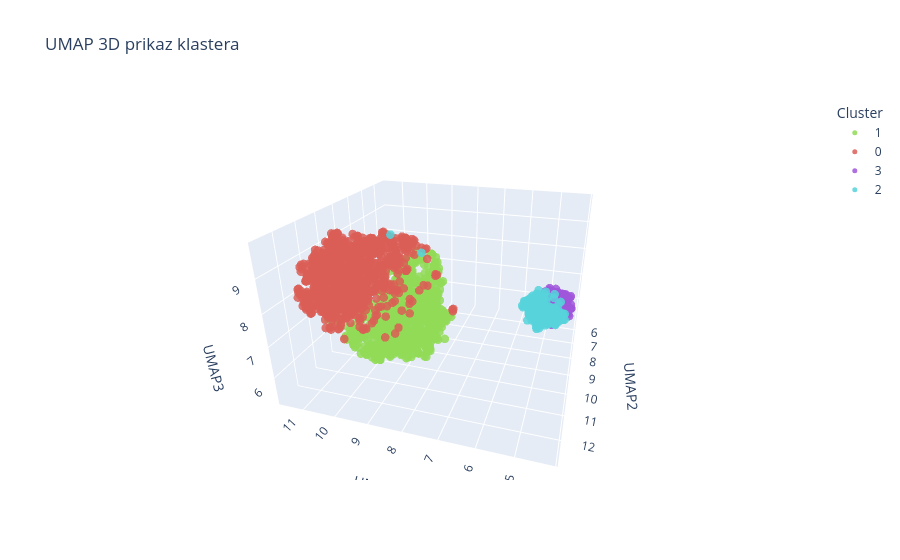

Notebook cell for this chart:
### Code cell
draw_umap_2d_3d(y, df_pca)

### Figure 1 — Plotly figure (JSON) as saved in the notebook; plotly's stock layout.template omitted (floating-point values rounded to 4 significant figures; data arrays with more than 128 entries replaced by an {"elided": "..."} marker saying what was removed)
{"data": [{"hovertemplate": "Cluster=1<br>UMAP1=%{x}<br>UMAP2=%{y}<br>UMAP3=%{z}<extra></extra>", "legendgroup": "1", "marker": {"color": "rgb(145,219,86)", "opacity": 0.85, "size": 5, "symbol": "circle"}, "mode": "markers", "name": "1", "scene": "scene", "showlegend": true, "type": "scatter3d", "x": {"elided": "842 float values"}, "y": {"elided": "842 float values"}, "z": {"elided": "842 float values"}}, {"hovertemplate": "Cluster=0<br>UMAP1=%{x}<br>UMAP2=%{y}<br>UMAP3=%{z}<extra></extra>", "legendgroup": "0", "marker": {"color": "rgb(219,94,86)", "opacity": 0.85, "size": 5, "symbol": "circle"}, "mode": "markers", "name": "0", "scene": "scene", "showlegend": true, "type": "scatter3d", "x": {"elided": "915 float values"}, "y": {"elided": "915 float values"}, "z": {"elided": "915 float values"}}, {"hovertemplate": "Cluster=3<br>UMAP1=%{x}<br>UMAP2=%{y}<br>UMAP3=%{z}<extra></extra>", "legendgroup": "3", "marker": {"color": "rgb(160,86,219)", "opacity": 0.85, "size": 5, "symbol": "circle"}, "mode": "markers", "name": "3", "scene": "scene", "showlegend": true, "type": "scatter3d", "x": {"elided": "164 float values"}, "y": {"elided": "164 float values"}, "z": {"elided": "164 float values"}}, {"hovertemplate": "Cluster=2<br>UMAP1=%{x}<br>UMAP2=%{y}<br>UMAP3=%{z}<extra></extra>", "legendgroup": "2", "marker": {"color": "rgb(86,211,219)", "opacity": 0.85, "size": 5, "symbol": "circle"}, "mode": "markers", "name": "2", "scene": "scene", "showlegend": true, "type": "scatter3d", "x": {"elided": "213 float values"}, "y": {"elided": "213 float values"}, "z": {"elided": "213 float values"}}], "layout": {"autosize": true, "legend": {"title": {"text": "Cluster"}, "tracegroupgap": 0}, "scene": {"aspectmode": "auto", "aspectratio": {"x": 1.176, "y": 1.163, "z": 0.7311}, "camera": {"center": {"x": 0, "y": 0, "z": 0}, "eye": {"x": -0.5833, "y": 1.876, "z": 0.9105}, "projection": {"type": "perspective"}, "up": {"x": 0, "y": 0, "z": 1}}, "domain": {"x": [0, 1], "y": [0, 1]}, "xaxis": {"title": {"text": "UMAP1"}, "type": "linear"}, "yaxis": {"title": {"text": "UMAP2"}, "type": "linear"}, "zaxis": {"title": {"text": "UMAP3"}, "type": "linear"}}, "title": {"text": "UMAP 3D prikaz klastera"}}}
